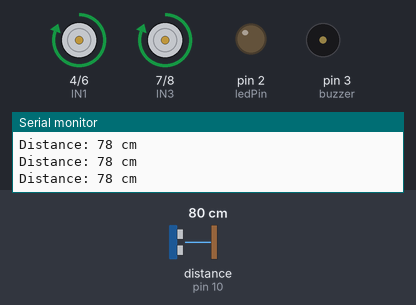
A sketch run on a simulated Arduino Uno, built with avr-gcc and run on an emulated ATmega328P. Parts: motor-driver pin pairs drawn as motors (green arrow = first pin HIGH = forward, orange = second pin HIGH = backward, longer = more drive, scaled by the enable pin), output pins drawn as LEDs (lit = HIGH), buzzer (waves = sounding), the last lines printed to the serial monitor. Wiring (inferred from the names in the program): ultrasonic range finder: trigger pin 9; echo pin 10. Inputs (shaded band) come from the test bench; at power-on: distance to the obstacle (sensor on pin 10) 80 cm. The echo pulse lasts 58.3 µs per cm; pins used as bus, display or sensor lines are not drawn.

Above: at 1.2 s.
1.3 s: distance to the obstacle (sensor on pin 10) set to 34 cm
2.8 s: distance to the obstacle (sensor on pin 10) set to 28 cm
At 3.5 s:
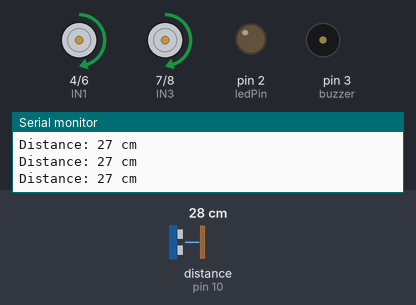
4.3 s: distance to the obstacle (sensor on pin 10) set to 19 cm
5.8 s: distance to the obstacle (sensor on pin 10) set to 15 cm
At 6.9 s:
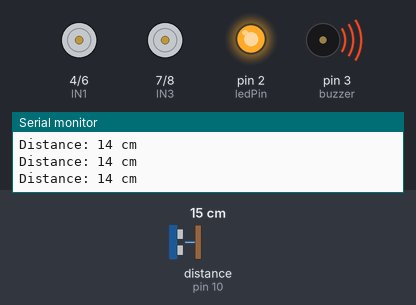
7.3 s: distance to the obstacle (sensor on pin 10) set to 35 cm
At 7.8 s:
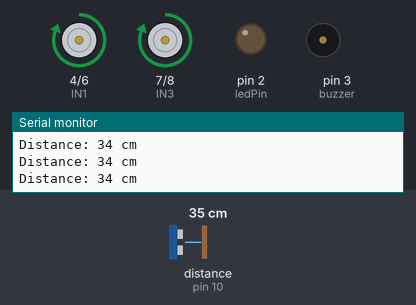
8.9 s: distance to the obstacle (sensor on pin 10) set to 2 cm
At 9.3 s:
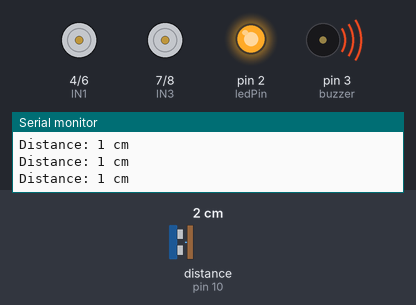
Timing chart, 0 to 11.4 s (numbered marks = the images above; inputs shaded):
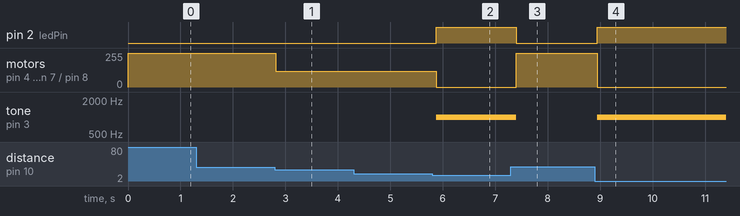

The sketch:

Wall_detection_car1.ino
```cpp
const int ledPin = 2;
const int buzzer = 3;

const int IN1 = 4;
const int ENA = 5;
const int IN2 = 6;
const int IN3 = 7;
const int IN4 = 8;
const int trigPin = 9;
const int echoPin = 10;
const int ENB = 11;

long duration;
int distance;

void setup() {

  pinMode(ledPin, OUTPUT);
  pinMode(buzzer, OUTPUT);

  pinMode(IN1, OUTPUT);
  pinMode(IN2, OUTPUT);
  pinMode(IN3, OUTPUT);
  pinMode(IN4, OUTPUT);

  pinMode(ENA, OUTPUT);
  pinMode(ENB, OUTPUT);

  pinMode(trigPin, OUTPUT);
  pinMode(echoPin, INPUT);

  Serial.begin(9600);

}

void loop() {

  // Measure Distance
  digitalWrite(trigPin, LOW);
  delayMicroseconds(2);

  digitalWrite(trigPin, HIGH);
  delayMicroseconds(10);

  digitalWrite(trigPin, LOW);
  duration = pulseIn(echoPin, HIGH);

  distance = duration * 0.034 / 2;

  Serial.print("Distance: ");
  Serial.print(distance);
  Serial.println(" cm");

  if (distance > 30) {

    digitalWrite(ledPin, LOW);
    noTone(buzzer);

    digitalWrite(IN1, HIGH);
    digitalWrite(IN2, LOW);

    digitalWrite(IN3, HIGH);
    digitalWrite(IN4, LOW);

    analogWrite(ENA, 255);
    analogWrite(ENB, 255);

  }


  else if (distance > 15) {

    digitalWrite(ledPin, LOW);
    noTone(buzzer);

    digitalWrite(IN1, HIGH);
    digitalWrite(IN2, LOW);

    digitalWrite(IN3, HIGH);
    digitalWrite(IN4, LOW);

    analogWrite(ENA, 120);
    analogWrite(ENB, 120);

  }

  else {

    analogWrite(ENA, 0);
    analogWrite(ENB, 0);

    digitalWrite(IN1, LOW);
    digitalWrite(IN2, LOW);

    digitalWrite(IN3, LOW);
    digitalWrite(IN4, LOW);

    digitalWrite(ledPin, HIGH);

    tone(buzzer, 1000);

  }

  delay(100);

}
```

Measured:
- the behaviour switches between 32 and 31 cm on distance to the obstacle (sensor on pin 10) (found by bisection; images 0 and 1)
- the behaviour switches between 17 and 16 cm on distance to the obstacle (sensor on pin 10) (found by bisection; images 1 and 2)
- after the input at 2.8 s, motor on pin 4 (IN1) / pin 6 (IN2), motor on pin 7 (IN3) / pin 8 (IN4): forward 255/255 → forward 120/255 at once
- after the input at 5.8 s, pin 2 (ledPin): LOW → HIGH after 0.08 s; motor on pin 4 (IN1) / pin 6 (IN2), motor on pin 7 (IN3) / pin 8 (IN4): forward 120/255 → stopped after 0.08 s; tone on pin 3 (buzzer): silent → 1000 Hz after 0.08 s
- after the input at 7.3 s, pin 2 (ledPin): HIGH → LOW after 0.10 s; motor on pin 4 (IN1) / pin 6 (IN2), motor on pin 7 (IN3) / pin 8 (IN4): stopped → forward 255/255 after 0.10 s; tone on pin 3 (buzzer): 1000 Hz → silent after 0.10 s
- after the input at 8.9 s, pin 2 (ledPin): LOW → HIGH at once; motor on pin 4 (IN1) / pin 6 (IN2), motor on pin 7 (IN3) / pin 8 (IN4): forward 255/255 → stopped at once; tone on pin 3 (buzzer): silent → 1000 Hz at once
